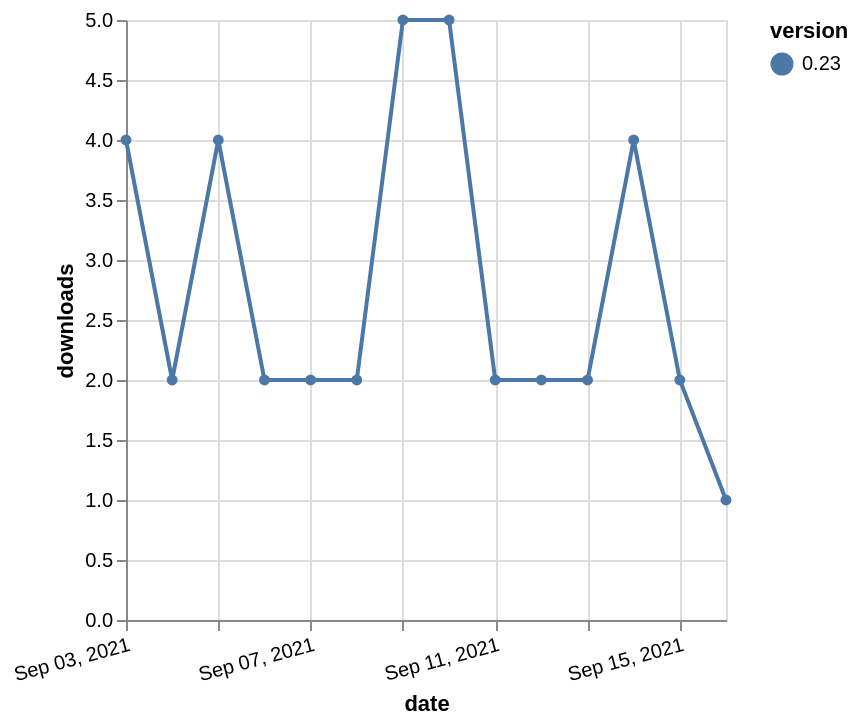

The Vega-Lite source for this figure:
### Vega-Lite specification from a JSON file in a GitHub repository (floating-point values rounded to 4 significant figures)
{"$schema": "https://vega.github.io/schema/vega-lite/v5.json", "description": "A simple bar chart with embedded data.", "data": {"values": [{"date": "2021-09-03", "total": 5707, "delta": 4, "version": "0.23"}, {"date": "2021-09-04", "total": 5709, "delta": 2, "version": "0.23"}, {"date": "2021-09-05", "total": 5713, "delta": 4, "version": "0.23"}, {"date": "2021-09-06", "total": 5715, "delta": 2, "version": "0.23"}, {"date": "2021-09-07", "total": 5717, "delta": 2, "version": "0.23"}, {"date": "2021-09-08", "total": 5719, "delta": 2, "version": "0.23"}, {"date": "2021-09-09", "total": 5724, "delta": 5, "version": "0.23"}, {"date": "2021-09-10", "total": 5729, "delta": 5, "version": "0.23"}, {"date": "2021-09-11", "total": 5731, "delta": 2, "version": "0.23"}, {"date": "2021-09-12", "total": 5733, "delta": 2, "version": "0.23"}, {"date": "2021-09-13", "total": 5735, "delta": 2, "version": "0.23"}, {"date": "2021-09-14", "total": 5739, "delta": 4, "version": "0.23"}, {"date": "2021-09-15", "total": 5741, "delta": 2, "version": "0.23"}, {"date": "2021-09-16", "total": 5742, "delta": 1, "version": "0.23"}]}, "width": "container", "mark": {"type": "line", "point": {"filled": true}}, "encoding": {"x": {"field": "date", "type": "temporal", "timeUnit": "yearmonthdate", "title": "date", "axis": {"labelAngle": -15}}, "y": {"field": "delta", "type": "quantitative", "title": "downloads"}, "color": {"field": "version", "type": "nominal"}, "tooltip": {"field": "delta"}}}
